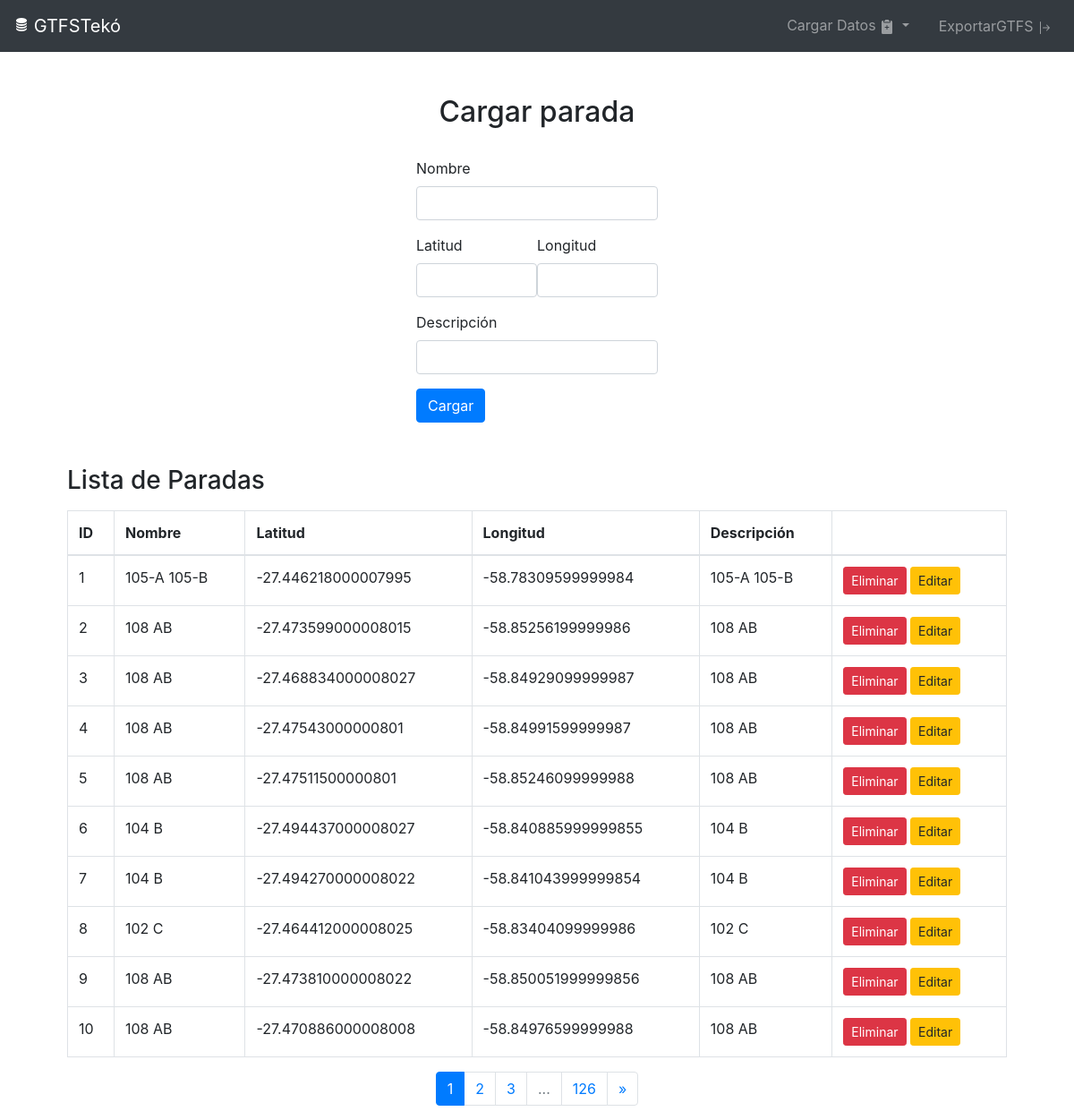
Screenshot of /stop/cargar_stops with the database file from the repository.
### models/models.py (models this page shows)
class Stop(db.Model):
    stop_id = db.Column(db.Integer, primary_key=True)
    stop_name = db.Column(db.String(100), nullable=False)
    stop_lat = db.Column(db.Float, nullable=False)
    stop_lon = db.Column(db.Float, nullable=False)
    stop_desc = db.Column(db.String(100))

### routes/stop_routes.py (the view, shortened to what this page needs)
@stop_bp.route('/cargar_stops', methods=['GET', 'POST'])
def cargar_stops():
    page = request.args.get(get_page_parameter(), type=int, default=1)
    per_page = 10  # Set the number of items per page
    stops = Stop.query.paginate(page=page, per_page=per_page)
    pagination = Pagination(page=page, total=stops.total, search=False, record_name='stops', per_page=per_page)
    start_page = max(1, pagination.page - 2)
    end_page = min(pagination.page + 3, stops.pages + 1)
    return render_template(
        'cargar_stops.html',
        stops=stops.items,
        pagination=pagination,
        total_pages=stops.pages,
        start_page=start_page,
        end_page=end_page
    )

### templates/cargar_stops.html (shortened to what this page needs)
{% extends "base.html" %}
{% block content %}
<div class="container mt-5 d-flex align-items-center flex-column">
    <h2 class="text-center">Cargar parada</h2>
    <form method="POST" action="{{ url_for('stop.cargar_stops') }}" class="mt-4 w-25">
        <div class="form-group">
            <label for="stop_name">Nombre</label>
            <input type="text" class="form-control" id="stop_name" name="stop_name" required>
        </div>
        <div class="d-flex">
        <div class="form-group">
            <label for="stop_lat">Latitud</label>
            <input type="number" step="any" class="form-control" id="stop_lat" name="stop_lat" required>
        </div>
        <div class="form-group">
            <label for="stop_lon">Longitud</label>
            <input type="number" step="any" class="form-control" id="stop_lon" name="stop_lon" required>
        </div>
    </div>
        <div class="form-group">
            <label for="stop_desc">Descripción</label>
            <input type="text" class="form-control" id="stop_desc" name="stop_desc">
        </div>
        <button type="submit" class="btn btn-primary">Cargar</button>
    </form>
<div class="container">
    <h3 class="mt-5">Lista de Paradas</h3>
    <table class="table table-bordered mt-3">
        <thead>
            <tr>
                <th>ID</th>
                <th>Nombre</th>
                <th>Latitud</th>
                <th>Longitud</th>
                <th>Descripción</th>
                <th></th>
            </tr>
        </thead>
        <tbody>
            {% for stop in stops %}
            <tr>
                <td>{{ stop.stop_id }}</td>
                <td>{{ stop.stop_name }}</td>
                <td>{{ stop.stop_lat }}</td>
                <td>{{ stop.stop_lon }}</td>
                <td>{{ stop.stop_desc }}</td>
                <td>
                    <form method="POST" action="{{ url_for('stop.delete_stop', stop_id=stop.stop_id) }}">
                        <button type="submit" class="btn btn-danger btn-sm">Eliminar</button>
                        <button type="button" class="btn btn-warning btn-sm" data-toggle="modal" data-target="#editModal{{ stop.stop_id }}">Editar</button>
                    </form>
                </td>
            </tr>
            {% endfor %}
        </tbody>
    </table>
        <nav aria-label="Page navigation">
            <ul class="pagination justify-content-center">
                {% for page_num in range(start_page, end_page) %}
                    <li class="page-item {% if page_num == pagination.page %}active{% endif %}">
                        <a class="page-link" href="{{ url_for('stop.cargar_stops', page=page_num) }}">{{ page_num }}</a>
                    </li>
                {% endfor %}
                {% if pagination.page < total_pages - 2 %}
                    <li class="page-item disabled"><span class="page-link">...</span></li>
                    <li class="page-item">
                        <a class="page-link" href="{{ url_for('stop.cargar_stops', page=total_pages) }}">{{ total_pages }}</a>
                    </li>
                {% endif %}
                {% if pagination.page < total_pages %}
                    <li class="page-item">
                        <a class="page-link" href="{{ url_for('stop.cargar_stops', page=pagination.page + 1) }}" aria-label="Next">
                            <span aria-hidden="true">&raquo;</span>
                        </a>
                    </li>
                {% endif %}
            </ul>
        </nav>
</div>
{% endblock %}

### rows the page displays
Stop: stop_id "1", stop_name "105-A 105-B", stop_lat "-27.446218000007995", stop_lon "-58.78309599999984", stop_desc "105-A 105-B"
Stop: stop_id "2", stop_name "108 AB", stop_lat "-27.473599000008015", stop_lon "-58.85256199999986", stop_desc "108 AB"
Stop: stop_id "3", stop_name "108 AB", stop_lat "-27.468834000008027", stop_lon "-58.84929099999987", stop_desc "108 AB"
Stop: stop_id "4", stop_name "108 AB", stop_lat "-27.47543000000801", stop_lon "-58.84991599999987", stop_desc "108 AB"
Stop: stop_id "5", stop_name "108 AB", stop_lat "-27.47511500000801", stop_lon "-58.85246099999988", stop_desc "108 AB"
Stop: stop_id "6", stop_name "104 B", stop_lat "-27.494437000008027", stop_lon "-58.840885999999855", stop_desc "104 B"
Stop: stop_id "7", stop_name "104 B", stop_lat "-27.494270000008022", stop_lon "-58.841043999999854", stop_desc "104 B"
Stop: stop_id "8", stop_name "102 C", stop_lat "-27.464412000008025", stop_lon "-58.83404099999986", stop_desc "102 C"
Stop: stop_id "9", stop_name "108 AB", stop_lat "-27.473810000008022", stop_lon "-58.850051999999856", stop_desc "108 AB"
Stop: stop_id "10", stop_name "108 AB", stop_lat "-27.470886000008008", stop_lon "-58.84976599999988", stop_desc "108 AB"

### other values shown
{{ page_num }} "1" "2" "3"
{{ total_pages }} "126"
